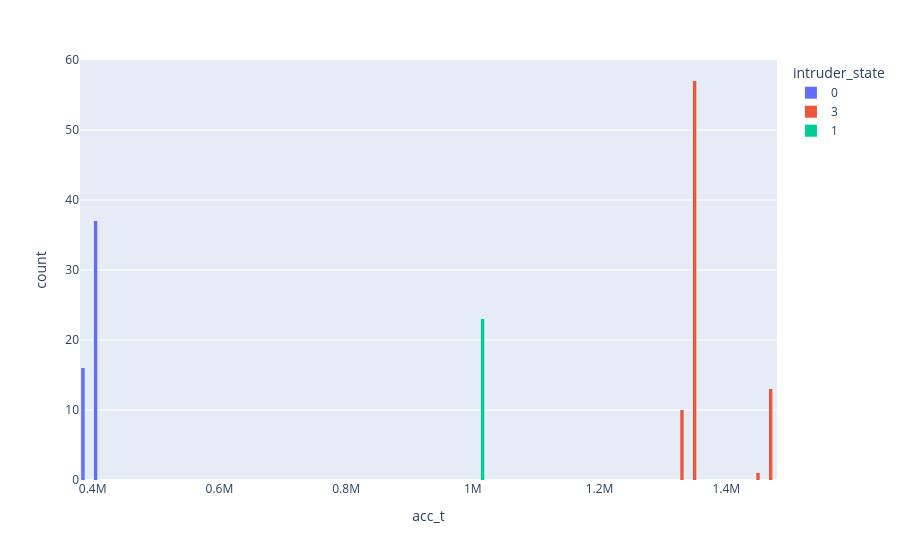

The notebook cell saved with this chart:
### Code cell
plt.histogram(data, x="acc_t", color="intruder_state", nbins=100, barmode="group")

#tpf[["wctpf", "tpf"]].groupby("wctpf").mean()


# # plt.box(tpf[tpf["k"] == 40][tpf["tpf"] < 11], x="tpf", color="wctpf", log_x=True)


# plt.box(tpf[tpf["k"] == 40][tpf["tpf"] > 100][tpf["wctpf"] != 25], x="tpf", color="wctpf_label", labels={
#     "tpf": "Instantanious Execution-Time per Fuel Unit [ns/fuel]",
#     "wctpf_label": ""
# }, width=800, height=400)

### Figure 1 — Plotly figure (JSON) as saved in the notebook; plotly's stock layout.template omitted (floating-point values rounded to 4 significant figures)
{"data": [{"alignmentgroup": "True", "bingroup": "x", "hovertemplate": "intruder_state=0<br>acc_t=%{x}<br>count=%{y}<extra></extra>", "legendgroup": "0", "marker": {"color": "#636efa", "pattern": {"shape": ""}}, "name": "0", "nbinsx": 100, "offsetgroup": "0", "orientation": "v", "showlegend": true, "type": "histogram", "x": [406232, 406500, 406510, 406512, 406461, 396902, 406512, 406505, 406505, 406485, 406426, 396899, 406451, 396909, 406461, 396893, 406484, 396874, 406488, 406490, 406525, 406496, 406458, 406461, 396916, 406476, 396897, 406469, 406469, 406470, 396892, 406496, 396920, 406456, 406433, 406488, 396929, 406473, 396883, 396917, 406457, 406505, 396888, 406484, 396904, 406522, 406459, 406468, 406468, 406468, 396923, 406489, 396884], "xaxis": "x", "yaxis": "y"}, {"alignmentgroup": "True", "bingroup": "x", "hovertemplate": "intruder_state=3<br>acc_t=%{x}<br>count=%{y}<extra></extra>", "legendgroup": "3", "marker": {"color": "#EF553B", "pattern": {"shape": ""}}, "name": "3", "nbinsx": 100, "offsetgroup": "3", "orientation": "v", "showlegend": true, "type": "histogram", "x": [1471738, 1476818, 1472423, 1478428, 1470755, 1467389, 1476464, 1478026, 1470900, 1475589, 1476942, 1473747, 1470607, 1452515, 1335199, 1343454, 1345876, 1347898, 1348595, 1348307, 1348884, 1347756, 1351847, 1338626, 1341917, 1351973, 1342786, 1345388, 1353300, 1339505, 1342247, 1338643, 1346603, 1349519, 1339587, 1343448, 1348683, 1346207, 1342295, 1342708, 1332904, 1349592, 1349209, 1344070, 1344118, 1341447, 1346996, 1350573, 1342767, 1350273, 1347748, 1342162, 1343968, 1347948, 1349030, 1344900, 1347778, 1336496, 1346318, 1350044, 1346233, 1344095, 1336430, 1342787, 1347266, 1336921, 1337606, 1342128, 1352723, 1346210, 1343348, 1352596, 1345240, 1350079, 1346873, 1351283, 1344648, 1350754, 1352519, 1346896, 1340003], "xaxis": "x", "yaxis": "y"}, {"alignmentgroup": "True", "bingroup": "x", "hovertemplate": "intruder_state=1<br>acc_t=%{x}<br>count=%{y}<extra></extra>", "legendgroup": "1", "marker": {"color": "#00cc96", "pattern": {"shape": ""}}, "name": "1", "nbinsx": 100, "offsetgroup": "1", "orientation": "v", "showlegend": true, "type": "histogram", "x": [1006625, 1009658, 1010246, 1010298, 1010155, 1006220, 1010065, 1009967, 1009795, 1006291, 1006411, 1006542, 1010130, 1006453, 1010153, 1009809, 1010105, 1010259, 1010408, 1009715, 1009684, 1010115, 1010041], "xaxis": "x", "yaxis": "y"}], "layout": {"barmode": "group", "legend": {"title": {"text": "intruder_state"}, "tracegroupgap": 0}, "margin": {"t": 60}, "xaxis": {"anchor": "y", "domain": [0, 1], "title": {"text": "acc_t"}}, "yaxis": {"anchor": "x", "domain": [0, 1], "title": {"text": "count"}}}}
